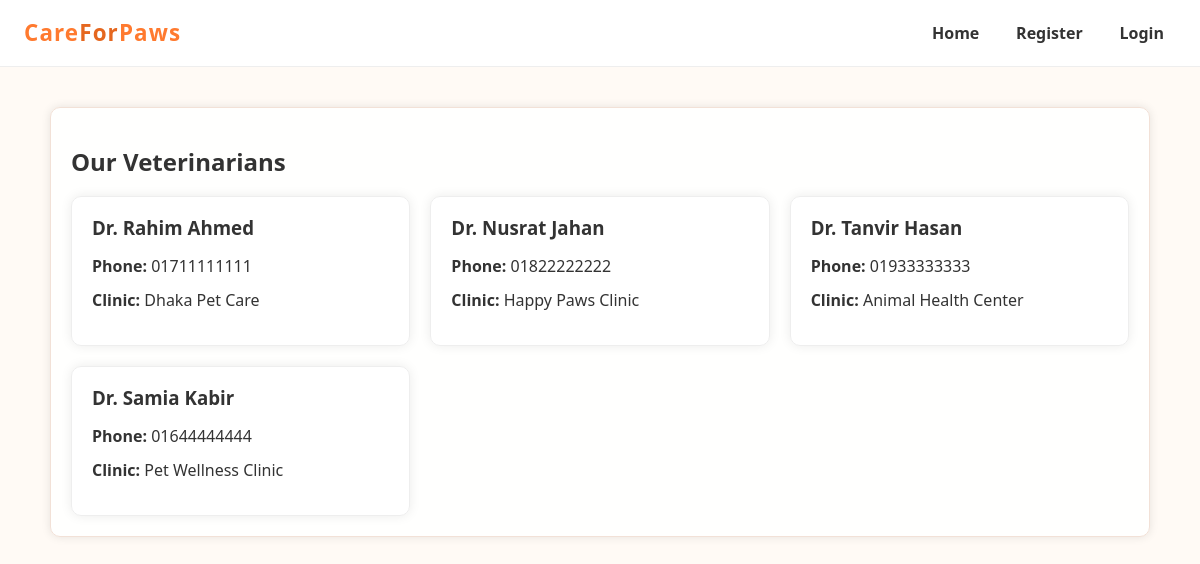
The page /pet_shelter_db/vets.php on the database its author committed.
### tables this page shows
CREATE TABLE `veterinarians` (
  `vet_id` int(11) NOT NULL,
  `name` varchar(100) DEFAULT NULL,
  `phone` varchar(20) DEFAULT NULL,
  `clinic_name` varchar(150) DEFAULT NULL
);

### pet_shelter_db/vets.php (the view, shortened to what this page needs)
<?php
include('includes/db_connect.php');
$sql = "SELECT * FROM veterinarians";
$result = mysqli_query($conn, $sql);
?>
<!DOCTYPE html>
<html lang="en">
<head>
    <link rel="stylesheet" href="css/style.css">
</head>
<body>
<header class="navbar">
    <a class="logo" href="index.php">Care<span>For</span>Paws</a>
    <nav class="menu-links">
        <a href="index.php">Home</a>
        <a href="register.php">Register</a>
        <a href="login.php">Login</a>
    </nav>
</header>
<main>
    <section class="panel vets-list">
        <h2>Our Veterinarians</h2>
        <div class="card-grid">
            <?php
            if (mysqli_num_rows($result) > 0) {
                while ($row = mysqli_fetch_assoc($result)) {
                    echo "<div class='card vet-card'>";
                    echo "<h3>" . $row['name'] . "</h3>";
                    echo "<p><strong>Phone:</strong> " . $row['phone'] . "</p>";
                    echo "<p><strong>Clinic:</strong> " . $row['clinic_name'] . "</p>";
                    echo "</div>";
                }
            } else {
                echo "<p>No veterinarians available at the moment.</p>";
            }
            ?>
        </div>
    </section>
</main>
</body>
</html>

### pet_shelter_db/css/style.css (style rules this page uses)
html { line-height: 1.15; -webkit-text-size-adjust: 100%; }
body { margin: 0; }
main { display: block; }
a { background-color: transparent; }
b, strong { font-weight: 900; }
:root { --main-bg: #fffaf5; --accent: #ff7a2f; --accent-dark: #e5671f; --text: #333; --muted: #777; --radius: 10px; --shadow: 0 0 10px rgba(0,0,0,0.1); }
* { box-sizing: border-box; }
body { margin: 0; padding: 0; font-family: 'Segoe UI', Tahoma, Geneva, Verdana, sans-serif; color: var(--text); background-color: var(--main-bg); background-image: url('../pet.jpg'); background-position: center; background-size: cover; background-repeat: no-repeat; min-height: 100vh; }
a { color: var(--accent); text-decoration: none; font-weight: 600; }
p { margin-bottom: 15px; }
.navbar { display: flex; justify-content: space-between; align-items: center; padding: 16px 24px; background: rgba(255, 255, 255, 0.92); backdrop-filter: blur(8px); border-bottom: 1px solid #eee; position: sticky; top: 0; z-index: 50; }
.logo { font-size: 1.4rem; font-weight: 900; color: var(--accent); letter-spacing: 0.05em; }
.logo span { color: var(--accent-dark); }
.menu-links { display: flex; gap: 0.8rem; list-style: none; margin: 0; padding: 0; }
.menu-links a { color: var(--text); text-decoration: none; font-weight: 600; padding: 8px 12px; border-radius: 6px; transition: all 0.2s ease; }
.card-grid { display: grid; grid-template-columns: repeat(auto-fit, minmax(260px, 1fr)); gap: 20px; }
.card { background-color: rgba(255,255,255,0.95); padding: 20px; border-radius: var(--radius); box-shadow: 0 12px 25px rgba(0,0,0,0.08); border: 1px solid #eee; }
.card h3 { margin-top: 0; color: var(--text); }
.panel { width: min(95%, 1100px); margin: 2.5rem auto; padding: 20px; background: rgba(255,255,255,0.92); border-radius: var(--radius); box-shadow: var(--shadow); border: 1px solid #f2e1d7; }
.vet-card { background-color: rgba(255,255,255,0.98); padding: 20px; border-radius: var(--radius); box-shadow: 0 0 12px rgba(0,0,0,0.08); border: 1px solid #eee; }
.vet-card h3 { margin-top: 0; color: var(--text); }

### rows shown on the page
veterinarians: name "Dr. Rahim Ahmed", phone "01711111111", clinic_name "Dhaka Pet Care"
veterinarians: name "Dr. Nusrat Jahan", phone "01822222222", clinic_name "Happy Paws Clinic"
veterinarians: name "Dr. Tanvir Hasan", phone "01933333333", clinic_name "Animal Health Center"
veterinarians: name "Dr. Samia Kabir", phone "01644444444", clinic_name "Pet Wellness Clinic"
